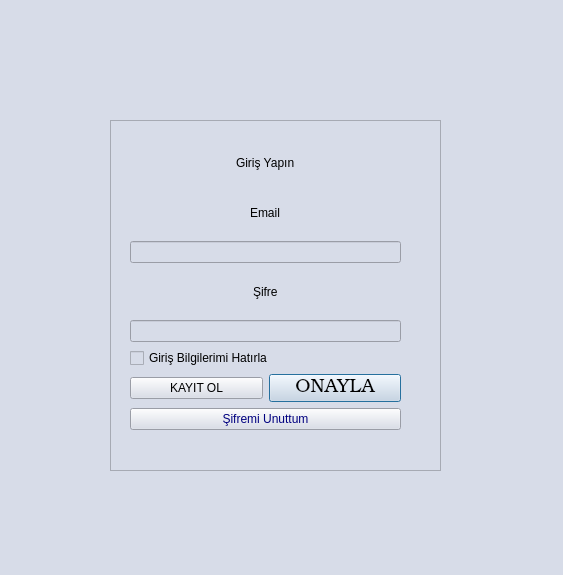
<?xml version="1.0" encoding="UTF-8"?>
<ui version="4.0">
 <class>auth_window</class>
 <widget class="QMainWindow" name="auth_window">
  <property name="geometry">
   <rect>
    <x>0</x>
    <y>0</y>
    <width>563</width>
    <height>575</height>
   </rect>
  </property>
  <property name="windowTitle">
   <string>GİRİŞ EKRANI</string>
  </property>
  <property name="windowIcon">
   <iconset resource="../res/logos.qrc">
    <normaloff>:/marun_logo/img/marun.png</normaloff>:/marun_logo/img/marun.png</iconset>
  </property>
  <property name="styleSheet">
   <string notr="true">background-color: rgb(215, 220, 232);</string>
  </property>
  <widget class="QWidget" name="centralwidget">
   <widget class="QFrame" name="auth_frame">
    <property name="enabled">
     <bool>true</bool>
    </property>
    <property name="geometry">
     <rect>
      <x>30</x>
      <y>0</y>
      <width>531</width>
      <height>561</height>
     </rect>
    </property>
    <property name="autoFillBackground">
     <bool>false</bool>
    </property>
    <property name="frameShape">
     <enum>QFrame::NoFrame</enum>
    </property>
    <property name="frameShadow">
     <enum>QFrame::Sunken</enum>
    </property>
    <property name="lineWidth">
     <number>0</number>
    </property>
    <widget class="QFrame" name="frame">
     <property name="geometry">
      <rect>
       <x>80</x>
       <y>120</y>
       <width>331</width>
       <height>351</height>
      </rect>
     </property>
     <property name="frameShape">
      <enum>QFrame::StyledPanel</enum>
     </property>
     <property name="frameShadow">
      <enum>QFrame::Raised</enum>
     </property>
     <property name="lineWidth">
      <number>2</number>
     </property>
     <property name="midLineWidth">
      <number>2</number>
     </property>
     <widget class="QWidget" name="layoutWidget_3">
      <property name="geometry">
       <rect>
        <x>20</x>
        <y>20</y>
        <width>271</width>
        <height>290</height>
       </rect>
      </property>
      <layout class="QVBoxLayout" name="verticalLayout">
       <item alignment="Qt::AlignHCenter">
        <widget class="QLabel" name="label_7">
         <property name="styleSheet">
          <string notr="true">font: 25 19pt &quot;URW Bookman&quot;;</string>
         </property>
         <property name="text">
          <string>Giriş Yapın</string>
         </property>
        </widget>
       </item>
       <item alignment="Qt::AlignHCenter">
        <widget class="QLabel" name="label_6">
         <property name="styleSheet">
          <string notr="true">font: 25 14pt &quot;URW Bookman&quot;;</string>
         </property>
         <property name="text">
          <string>Email</string>
         </property>
        </widget>
       </item>
       <item>
        <widget class="QLineEdit" name="username_input"/>
       </item>
       <item alignment="Qt::AlignHCenter">
        <widget class="QLabel" name="label_4">
         <property name="styleSheet">
          <string notr="true">font: 25 14pt &quot;URW Bookman&quot;;</string>
         </property>
         <property name="text">
          <string>Şifre</string>
         </property>
        </widget>
       </item>
       <item>
        <widget class="QLineEdit" name="password_input">
         <property name="echoMode">
          <enum>QLineEdit::Password</enum>
         </property>
         <property name="placeholderText">
          <string/>
         </property>
        </widget>
       </item>
       <item>
        <widget class="QCheckBox" name="checkBox">
         <property name="text">
          <string>Giriş Bilgilerimi Hatırla</string>
         </property>
        </widget>
       </item>
       <item>
        <layout class="QHBoxLayout" name="horizontalLayout">
         <item>
          <widget class="QPushButton" name="register_button">
           <property name="cursor">
            <cursorShape>PointingHandCursor</cursorShape>
           </property>
           <property name="styleSheet">
            <string notr="true">font: 25 14pt &quot;URW Bookman&quot;;</string>
           </property>
           <property name="text">
            <string>KAYIT OL</string>
           </property>
          </widget>
         </item>
         <item>
          <widget class="QPushButton" name="submit_button">
           <property name="font">
            <font>
             <family>URW Bookman</family>
             <pointsize>14</pointsize>
             <weight>3</weight>
             <italic>false</italic>
             <bold>false</bold>
             <stylestrategy>PreferAntialias</stylestrategy>
            </font>
           </property>
           <property name="cursor">
            <cursorShape>PointingHandCursor</cursorShape>
           </property>
           <property name="styleSheet">
            <string notr="true">font: 25 14pt &quot;URW Bookman&quot;;</string>
           </property>
           <property name="text">
            <string>ONAYLA</string>
           </property>
           <property name="autoDefault">
            <bool>true</bool>
           </property>
           <property name="default">
            <bool>true</bool>
           </property>
          </widget>
         </item>
        </layout>
       </item>
       <item>
        <widget class="QPushButton" name="forgot_pass_btn">
         <property name="maximumSize">
          <size>
           <width>16777215</width>
           <height>22</height>
          </size>
         </property>
         <property name="styleSheet">
          <string notr="true">font: 25 10pt &quot;URW Bookman&quot;;
color: rgb(0, 0, 127);</string>
         </property>
         <property name="text">
          <string>Şifremi Unuttum</string>
         </property>
        </widget>
       </item>
      </layout>
     </widget>
    </widget>
   </widget>
   <widget class="QFrame" name="register_frame">
    <property name="enabled">
     <bool>true</bool>
    </property>
    <property name="geometry">
     <rect>
      <x>100</x>
      <y>10</y>
      <width>381</width>
      <height>521</height>
     </rect>
    </property>
    <property name="autoFillBackground">
     <bool>false</bool>
    </property>
    <property name="styleSheet">
     <string notr="true"/>
    </property>
    <property name="frameShape">
     <enum>QFrame::Panel</enum>
    </property>
    <property name="frameShadow">
     <enum>QFrame::Sunken</enum>
    </property>
    <property name="lineWidth">
     <number>1</number>
    </property>
    <widget class="QWidget" name="layoutWidget_2">
     <property name="geometry">
      <rect>
       <x>60</x>
       <y>20</y>
       <width>271</width>
       <height>384</height>
      </rect>
     </property>
     <layout class="QVBoxLayout" name="verticalLayout_2">
      <item alignment="Qt::AlignHCenter">
       <widget class="QLabel" name="label_8">
        <property name="styleSheet">
         <string notr="true">font: 25 19pt &quot;URW Bookman&quot;;</string>
        </property>
        <property name="text">
         <string>Kayıt Olun</string>
        </property>
       </widget>
      </item>
      <item alignment="Qt::AlignHCenter">
       <widget class="QLabel" name="label_9">
        <property name="styleSheet">
         <string notr="true">font: 25 14pt &quot;URW Bookman&quot;;</string>
        </property>
        <property name="text">
         <string>Email</string>
        </property>
       </widget>
      </item>
      <item>
       <widget class="QLineEdit" name="reg_username_input"/>
      </item>
      <item alignment="Qt::AlignHCenter">
       <widget class="QLabel" name="label_11">
        <property name="styleSheet">
         <string notr="true">font: 25 14pt &quot;URW Bookman&quot;;</string>
        </property>
        <property name="text">
         <string>Öğrenci No</string>
        </property>
       </widget>
      </item>
      <item>
       <widget class="QLineEdit" name="reg_no_input"/>
      </item>
      <item>
       <widget class="QLabel" name="label_13">
        <property name="styleSheet">
         <string notr="true">font: 25 14pt &quot;URW Bookman&quot;;</string>
        </property>
        <property name="text">
         <string>&lt;html&gt;&lt;head/&gt;&lt;body&gt;&lt;p align=&quot;center&quot;&gt;İsim-Soyisim&lt;/p&gt;&lt;/body&gt;&lt;/html&gt;</string>
        </property>
       </widget>
      </item>
      <item>
       <widget class="QLineEdit" name="reg_name_input"/>
      </item>
      <item alignment="Qt::AlignHCenter">
       <widget class="QLabel" name="label_5">
        <property name="styleSheet">
         <string notr="true">font: 25 14pt &quot;URW Bookman&quot;;</string>
        </property>
        <property name="text">
         <string>Şifre</string>
        </property>
       </widget>
      </item>
      <item>
       <widget class="QLineEdit" name="reg_password_input"/>
      </item>
      <item>
       <layout class="QHBoxLayout" name="horizontalLayout_3">
        <item>
         <widget class="QComboBox" name="comboBox">
          <property name="styleSheet">
           <string notr="true">selection-background-color: rgb(85, 87, 83);</string>
          </property>
          <item>
           <property name="text">
            <string>Mekatronik</string>
           </property>
          </item>
          <item>
           <property name="text">
            <string/>
           </property>
          </item>
         </widget>
        </item>
        <item>
         <widget class="QComboBox" name="comboBox_2">
          <property name="styleSheet">
           <string notr="true">selection-background-color: rgb(85, 87, 83);</string>
          </property>
          <item>
           <property name="text">
            <string>1. Sınıf</string>
           </property>
          </item>
          <item>
           <property name="text">
            <string>2. Sınıf</string>
           </property>
          </item>
          <item>
           <property name="text">
            <string>3. Sınıf</string>
           </property>
          </item>
          <item>
           <property name="text">
            <string>4. Sınıf</string>
           </property>
          </item>
         </widget>
        </item>
       </layout>
      </item>
      <item alignment="Qt::AlignHCenter">
       <widget class="QLabel" name="label_10">
        <property name="styleSheet">
         <string notr="true">font: 25 14pt &quot;URW Bookman&quot;;</string>
        </property>
        <property name="text">
         <string>Kayıt Parolası</string>
        </property>
       </widget>
      </item>
      <item>
       <widget class="QLineEdit" name="register_key"/>
      </item>
     </layout>
    </widget>
    <widget class="QWidget" name="layoutWidget">
     <property name="geometry">
      <rect>
       <x>80</x>
       <y>410</y>
       <width>211</width>
       <height>41</height>
      </rect>
     </property>
     <layout class="QHBoxLayout" name="horizontalLayout_2">
      <item>
       <widget class="QPushButton" name="reg_cancel_button">
        <property name="maximumSize">
         <size>
          <width>100</width>
          <height>100</height>
         </size>
        </property>
        <property name="styleSheet">
         <string notr="true">font: 25 14pt &quot;URW Bookman&quot;;</string>
        </property>
        <property name="text">
         <string>IPTAL</string>
        </property>
       </widget>
      </item>
      <item>
       <widget class="QPushButton" name="reg_submit_button">
        <property name="maximumSize">
         <size>
          <width>100</width>
          <height>100</height>
         </size>
        </property>
        <property name="styleSheet">
         <string notr="true">font: 25 14pt &quot;URW Bookman&quot;;</string>
        </property>
        <property name="text">
         <string>Kayıt Ol</string>
        </property>
        <property name="autoDefault">
         <bool>true</bool>
        </property>
        <property name="default">
         <bool>true</bool>
        </property>
       </widget>
      </item>
     </layout>
    </widget>
    <widget class="QLabel" name="label_12">
     <property name="geometry">
      <rect>
       <x>20</x>
       <y>460</y>
       <width>381</width>
       <height>20</height>
      </rect>
     </property>
     <property name="text">
      <string>Öğrenci Numaranızı doğru girdiğinizden emin olun!</string>
     </property>
    </widget>
   </widget>
   <zorder>register_frame</zorder>
   <zorder>auth_frame</zorder>
  </widget>
 </widget>
 <resources>
  <include location="../res/logos.qrc"/>
 </resources>
 <connections/>
</ui>
